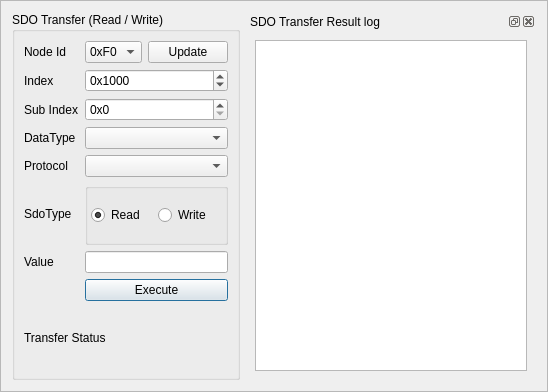
<?xml version="1.0" encoding="UTF-8"?>
<ui version="4.0">
 <author>Ramakrishnan Periyakaruppan</author>
 <class>SdoTransfer</class>
 <widget class="QFrame" name="SdoTransfer">
  <property name="geometry">
   <rect>
    <x>0</x>
    <y>0</y>
    <width>548</width>
    <height>392</height>
   </rect>
  </property>
  <property name="windowTitle">
   <string>Frame</string>
  </property>
  <property name="frameShape">
   <enum>QFrame::StyledPanel</enum>
  </property>
  <property name="frameShadow">
   <enum>QFrame::Raised</enum>
  </property>
  <layout class="QHBoxLayout" name="horizontalLayout">
   <item>
    <widget class="QGroupBox" name="groupBoxSdoTransfer">
     <property name="minimumSize">
      <size>
       <width>200</width>
       <height>350</height>
      </size>
     </property>
     <property name="maximumSize">
      <size>
       <width>230</width>
       <height>16777215</height>
      </size>
     </property>
     <property name="title">
      <string>SDO Transfer (Read / Write)</string>
     </property>
     <property name="flat">
      <bool>false</bool>
     </property>
     <property name="checkable">
      <bool>false</bool>
     </property>
     <layout class="QGridLayout" name="gridLayout">
      <item row="2" column="0">
       <widget class="QLabel" name="labelSubIndex">
        <property name="text">
         <string>Sub Index</string>
        </property>
       </widget>
      </item>
      <item row="4" column="0">
       <widget class="QLabel" name="labelProtocol">
        <property name="text">
         <string>Protocol</string>
        </property>
       </widget>
      </item>
      <item row="1" column="0">
       <widget class="QLabel" name="labelIndex">
        <property name="text">
         <string>Index</string>
        </property>
       </widget>
      </item>
      <item row="6" column="0">
       <widget class="QLabel" name="labelValue">
        <property name="text">
         <string>Value</string>
        </property>
       </widget>
      </item>
      <item row="0" column="1">
       <widget class="QComboBox" name="nodeId">
        <item>
         <property name="text">
          <string>0xF0</string>
         </property>
        </item>
       </widget>
      </item>
      <item row="0" column="0">
       <widget class="QLabel" name="labelNodeId">
        <property name="text">
         <string>Node Id</string>
        </property>
       </widget>
      </item>
      <item row="3" column="0">
       <widget class="QLabel" name="labelDataType">
        <property name="text">
         <string>DataType</string>
        </property>
       </widget>
      </item>
      <item row="5" column="0">
       <widget class="QLabel" name="labelSdoType">
        <property name="text">
         <string>SdoType</string>
        </property>
        <property name="alignment">
         <set>Qt::AlignLeading|Qt::AlignLeft|Qt::AlignVCenter</set>
        </property>
       </widget>
      </item>
      <item row="0" column="2">
       <widget class="QPushButton" name="updateNodeListButton">
        <property name="text">
         <string>Update</string>
        </property>
       </widget>
      </item>
      <item row="1" column="1" colspan="2">
       <widget class="QSpinBox" name="index">
        <property name="prefix">
         <string>0x</string>
        </property>
        <property name="minimum">
         <number>1</number>
        </property>
        <property name="maximum">
         <number>65535</number>
        </property>
        <property name="value">
         <number>4096</number>
        </property>
        <property name="displayIntegerBase">
         <number>16</number>
        </property>
       </widget>
      </item>
      <item row="2" column="1" colspan="2">
       <widget class="QSpinBox" name="subIndex">
        <property name="prefix">
         <string>0x</string>
        </property>
        <property name="maximum">
         <number>255</number>
        </property>
        <property name="value">
         <number>0</number>
        </property>
        <property name="displayIntegerBase">
         <number>16</number>
        </property>
       </widget>
      </item>
      <item row="3" column="1" colspan="2">
       <widget class="QComboBox" name="dataType"/>
      </item>
      <item row="4" column="1" colspan="2">
       <widget class="QComboBox" name="sdoVia"/>
      </item>
      <item row="5" column="1" colspan="2">
       <widget class="QGroupBox" name="groupBoxSdoType">
        <property name="cursor">
         <cursorShape>PointingHandCursor</cursorShape>
        </property>
        <property name="checkable">
         <bool>false</bool>
        </property>
        <layout class="QHBoxLayout" name="horizontalLayout_2">
         <property name="spacing">
          <number>3</number>
         </property>
         <property name="leftMargin">
          <number>3</number>
         </property>
         <property name="topMargin">
          <number>3</number>
         </property>
         <property name="rightMargin">
          <number>3</number>
         </property>
         <property name="bottomMargin">
          <number>3</number>
         </property>
         <item>
          <widget class="QRadioButton" name="read">
           <property name="text">
            <string>Read</string>
           </property>
           <property name="checked">
            <bool>true</bool>
           </property>
          </widget>
         </item>
         <item>
          <widget class="QRadioButton" name="write">
           <property name="text">
            <string>Write</string>
           </property>
          </widget>
         </item>
        </layout>
       </widget>
      </item>
      <item row="6" column="1" colspan="2">
       <widget class="QLineEdit" name="sdoResultValue">
        <property name="readOnly">
         <bool>true</bool>
        </property>
        <property name="clearButtonEnabled">
         <bool>true</bool>
        </property>
       </widget>
      </item>
      <item row="7" column="1" colspan="2">
       <widget class="QPushButton" name="executeTransfer">
        <property name="cursor">
         <cursorShape>PointingHandCursor</cursorShape>
        </property>
        <property name="text">
         <string>Execute</string>
        </property>
        <property name="default">
         <bool>true</bool>
        </property>
       </widget>
      </item>
      <item row="8" column="0" colspan="3">
       <widget class="QLabel" name="transferStatus">
        <property name="text">
         <string>Transfer Status</string>
        </property>
        <property name="wordWrap">
         <bool>true</bool>
        </property>
       </widget>
      </item>
     </layout>
    </widget>
   </item>
   <item>
    <widget class="QDockWidget" name="dockWidget">
     <property name="windowTitle">
      <string>SDO Transfer Result log</string>
     </property>
     <widget class="QWidget" name="dockWidgetContents">
      <layout class="QVBoxLayout" name="verticalLayout">
       <item>
        <widget class="QTextEdit" name="sdoTransferLog"/>
       </item>
      </layout>
     </widget>
    </widget>
   </item>
  </layout>
 </widget>
 <resources/>
 <connections/>
</ui>
